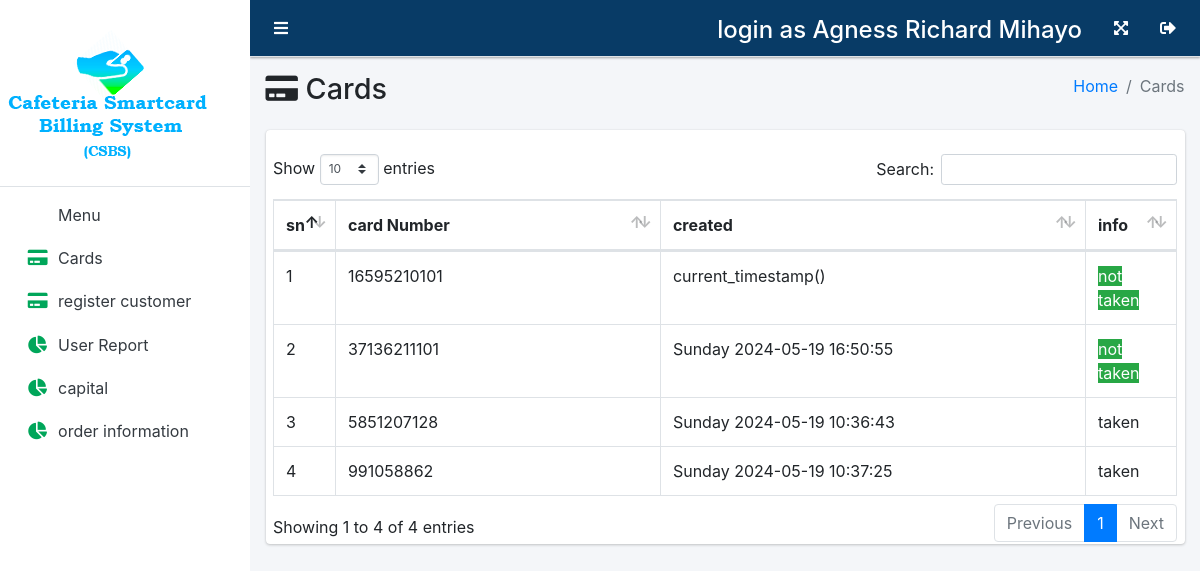
/college/CafeteriaAdmin/card.php (signed in), run on the app's committed database.
### tables this page shows
CREATE TABLE `card` (
  `cardNumber` varchar(200) NOT NULL,
  `card_status` int(11) NOT NULL DEFAULT 0,
  `createdAt` varchar(200) NOT NULL DEFAULT current_timestamp()
);

### college/CafeteriaAdmin/card.php (the view, shortened to what this page needs)
<!DOCTYPE html>
<html lang="en">
<head>
   <link rel="stylesheet" href="../../asset/fontawesome/css/all.min.css">
   <link rel="stylesheet" href="../../asset/css/adminlte.min.css">
   <link rel="stylesheet" href="../../asset/tables/datatables-bs4/css/dataTables.bootstrap4.min.css">
</head>
<?php
if(isset($_SESSION['NormalOwneremail']))
{
  include_once('includes/navbar.php');
  include_once('includes/aside.php');
  include_once('../../include/connection.php');
?>
<body class="hold-transition sidebar-mini layout-fixed">
   <div class="wrapper">
         <div class="content-wrapper">
            <div class="content-header">
               <div class="container-fluid">
                  <div class="row mb-2">
                     <div class="col-sm-6">
                        <h1 class="m-0"><span class="fa fa-credit-card"></span> Cards</h1>
                     </div>
                     <div class="col-sm-6">
                        <ol class="breadcrumb float-sm-right">
                           <li class="breadcrumb-item"><a href="#">Home</a></li>
                           <li class="breadcrumb-item active">Cards</li>
                        </ol>
                     </div>
                  </div>
               </div>
            </div>
            <section class="content">
               <div class="container-fluid">
                  <div class="card card-info">
                     <br>
                     <div class="col-md-12">
                        <table id="example1" class="table table-bordered">
                           <thead>
                              <tr>
                              <th>sn</th>
                              <th>card Number</th>
                              <th>created</th>
                              <th>info</th>
                           </tr>
                           </thead>
                           <tbody>
                           <?php
                           $counter =1;
                              $query = " SELECT * ,dayname(createdAt) as day FROM `card`";
                              if($sql = mysqli_query($con,$query))
                              {
                                 if(mysqli_num_rows($sql)>0)
                                       {
                                          while($data = mysqli_fetch_assoc($sql))
                                          {
                                             echo "<tr>";
                                            echo   "<td width ='10px'>".$counter. "</td>";
                                              echo "<td width ='300px'>".$data['cardNumber']."</td>";
                                              echo "<td width ='400px'>".$data['day'] ." " .$data['createdAt']."</td>";
                                               if($data['card_status'])
                                               {
                                                echo "<td> taken </td>";
                                               }
                                               else{
                                                echo "<td>  <span class='bg-success'>not  taken</span>
                                                 </td>";
                                               }
                                              $counter++;
                                             ?>
                                          </tr>
                                          <?php
                                          }
                                       }
                                       else{
                                          echo " <tr>
                                          <td colspan=4 class ='text-center h5'>data not available</td>
                                          </tr>";
                                       }
                              }
                              ?>
                                                         </tbody>
                        </table>
                     </div>
                  </div>
               </div>
            </section>
         </div>
      </div>
         <?php
      }
      else
      {
         header("location:../../index.php");
      }
      ?>
   </body>
</html>

### data on the page
card: cardNumber "16595210101", createdAt "current_timestamp()", card_status "not taken"
card: cardNumber "37136211101", day "Sunday", createdAt "2024-05-19 16:50:55", card_status "not taken"
card: cardNumber "5851207128", day "Sunday", createdAt "2024-05-19 10:36:43", card_status "taken"
card: cardNumber "991058862", day "Sunday", createdAt "2024-05-19 10:37:25", card_status "taken"

### other printed values
$_SESSION['NormalOwnerFname'] "Agness"
$_SESSION['NormalOwnerSecond'] "Richard"
$_SESSION['NormalOwnerLname'] "Mihayo"
